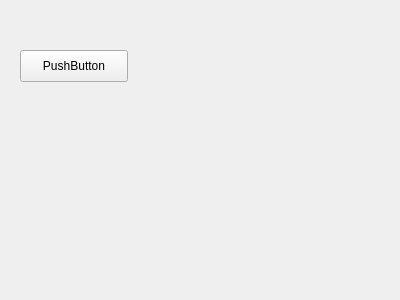
<?xml version="1.0" encoding="UTF-8"?>
<ui version="4.0">
 <class>Form</class>
 <widget class="QWidget" name="Form">
  <property name="geometry">
   <rect>
    <x>0</x>
    <y>0</y>
    <width>400</width>
    <height>300</height>
   </rect>
  </property>
  <property name="windowTitle">
   <string>Form</string>
  </property>
  <widget class="QPushButton" name="pushButton">
   <property name="geometry">
    <rect>
     <x>20</x>
     <y>50</y>
     <width>108</width>
     <height>32</height>
    </rect>
   </property>
   <property name="text">
    <string>PushButton</string>
   </property>
  </widget>
 </widget>
 <resources/>
 <connections>
  <connection>
   <sender>pushButton</sender>
   <signal>clicked()</signal>
   <receiver>Form</receiver>
   <slot>slot()</slot>
   <hints>
    <hint type="sourcelabel">
     <x>79</x>
     <y>81</y>
    </hint>
    <hint type="destinationlabel">
     <x>129</x>
     <y>172</y>
    </hint>
   </hints>
  </connection>
 </connections>
 <slots>
  <slot>slot()</slot>
 </slots>
</ui>
